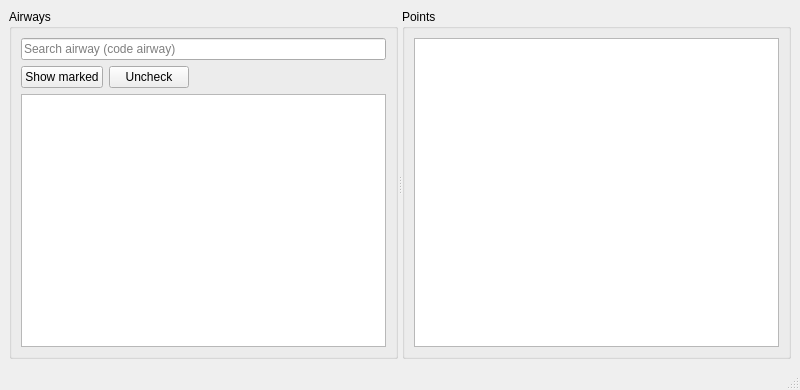
<?xml version="1.0" encoding="UTF-8"?>
<ui version="4.0">
 <class>MainWindow</class>
 <widget class="QMainWindow" name="MainWindow">
  <property name="geometry">
   <rect>
    <x>0</x>
    <y>0</y>
    <width>800</width>
    <height>390</height>
   </rect>
  </property>
  <property name="windowTitle">
   <string>Airways</string>
  </property>
  <widget class="QWidget" name="centralwidget">
   <layout class="QGridLayout" name="gridLayout">
    <property name="leftMargin">
     <number>0</number>
    </property>
    <property name="topMargin">
     <number>0</number>
    </property>
    <property name="rightMargin">
     <number>0</number>
    </property>
    <property name="bottomMargin">
     <number>0</number>
    </property>
    <item row="0" column="0">
     <widget class="QStackedWidget" name="stackedWidget">
      <property name="currentIndex">
       <number>0</number>
      </property>
      <widget class="QWidget" name="menuPage">
       <layout class="QGridLayout" name="gridLayout_3">
        <item row="0" column="0">
         <widget class="QSplitter" name="splitter">
          <property name="orientation">
           <enum>Qt::Horizontal</enum>
          </property>
          <widget class="QGroupBox" name="groupBox">
           <property name="title">
            <string>Airways</string>
           </property>
           <layout class="QGridLayout" name="gridLayout_4">
            <item row="2" column="1">
             <widget class="QPushButton" name="uncheckAirwayButton">
              <property name="text">
               <string>Uncheck</string>
              </property>
             </widget>
            </item>
            <item row="2" column="0">
             <widget class="QPushButton" name="showActiveAirwayButton">
              <property name="text">
               <string>Show marked</string>
              </property>
              <property name="checkable">
               <bool>true</bool>
              </property>
             </widget>
            </item>
            <item row="2" column="2">
             <spacer name="horizontalSpacer">
              <property name="orientation">
               <enum>Qt::Horizontal</enum>
              </property>
              <property name="sizeHint" stdset="0">
               <size>
                <width>40</width>
                <height>20</height>
               </size>
              </property>
             </spacer>
            </item>
            <item row="3" column="0" colspan="3">
             <widget class="QListView" name="airwayListView">
              <property name="editTriggers">
               <set>QAbstractItemView::NoEditTriggers</set>
              </property>
             </widget>
            </item>
            <item row="0" column="0" colspan="3">
             <widget class="QLineEdit" name="searchLineEdit">
              <property name="frame">
               <bool>true</bool>
              </property>
              <property name="placeholderText">
               <string>Search airway (code airway)</string>
              </property>
              <property name="cursorMoveStyle">
               <enum>Qt::LogicalMoveStyle</enum>
              </property>
              <property name="clearButtonEnabled">
               <bool>true</bool>
              </property>
             </widget>
            </item>
           </layout>
          </widget>
          <widget class="QGroupBox" name="groupBox_2">
           <property name="title">
            <string>Points</string>
           </property>
           <layout class="QGridLayout" name="gridLayout_2">
            <item row="0" column="0">
             <widget class="QTableView" name="pointsTableView">
              <property name="editTriggers">
               <set>QAbstractItemView::NoEditTriggers</set>
              </property>
              <property name="selectionMode">
               <enum>QAbstractItemView::SingleSelection</enum>
              </property>
              <property name="selectionBehavior">
               <enum>QAbstractItemView::SelectRows</enum>
              </property>
              <attribute name="horizontalHeaderStretchLastSection">
               <bool>true</bool>
              </attribute>
              <attribute name="verticalHeaderVisible">
               <bool>false</bool>
              </attribute>
             </widget>
            </item>
           </layout>
          </widget>
         </widget>
        </item>
       </layout>
      </widget>
     </widget>
    </item>
   </layout>
  </widget>
  <widget class="QStatusBar" name="statusBar"/>
 </widget>
 <resources/>
 <connections/>
</ui>
